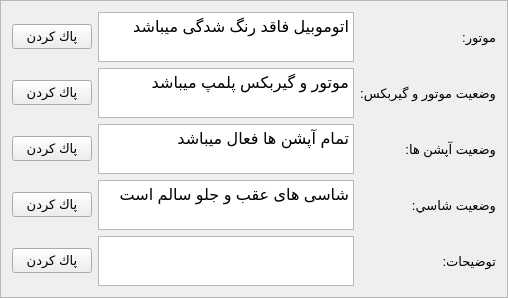
        <widget class="QFrame" name="frame_6">
         <property name="maximumSize">
          <size>
           <width>16777215</width>
           <height>500</height>
          </size>
         </property>
         <property name="frameShape">
          <enum>QFrame::StyledPanel</enum>
         </property>
         <property name="frameShadow">
          <enum>QFrame::Raised</enum>
         </property>
         <layout class="QGridLayout" name="gridLayout_2">
          <item row="0" column="2">
           <widget class="QLabel" name="label_13">
            <property name="font">
             <font>
              <pointsize>10</pointsize>
             </font>
            </property>
            <property name="text">
             <string>موتور:</string>
            </property>
           </widget>
          </item>
          <item row="2" column="1">
           <widget class="QTextEdit" name="OptionTxt">
            <property name="maximumSize">
             <size>
              <width>16777215</width>
              <height>50</height>
             </size>
            </property>
            <property name="palette">
             <palette>
              <active>
               <colorrole role="Button">
                <brush brushstyle="SolidPattern">
                 <color alpha="255">
                  <red>240</red>
                  <green>217</green>
                  <blue>200</blue>
                 </color>
                </brush>
               </colorrole>
              </active>
              <inactive>
               <colorrole role="Button">
                <brush brushstyle="SolidPattern">
                 <color alpha="255">
                  <red>240</red>
                  <green>217</green>
                  <blue>200</blue>
                 </color>
                </brush>
               </colorrole>
              </inactive>
              <disabled>
               <colorrole role="Button">
                <brush brushstyle="SolidPattern">
                 <color alpha="255">
                  <red>240</red>
                  <green>217</green>
                  <blue>200</blue>
                 </color>
                </brush>
               </colorrole>
              </disabled>
             </palette>
            </property>
            <property name="font">
             <font>
              <pointsize>12</pointsize>
             </font>
            </property>
            <property name="html">
             <string>&lt;!DOCTYPE HTML PUBLIC &quot;-//W3C//DTD HTML 4.0//EN&quot; &quot;http://www.w3.org/TR/REC-html40/strict.dtd&quot;&gt;
&lt;html&gt;&lt;head&gt;&lt;meta name=&quot;qrichtext&quot; content=&quot;1&quot; /&gt;&lt;style type=&quot;text/css&quot;&gt;
p, li { white-space: pre-wrap; }
&lt;/style&gt;&lt;/head&gt;&lt;body style=&quot; font-family:'MS Shell Dlg 2'; font-size:12pt; font-weight:400; font-style:normal;&quot;&gt;
&lt;p align=&quot;right&quot; style=&quot; margin-top:0px; margin-bottom:0px; margin-left:0px; margin-right:0px; -qt-block-indent:0; text-indent:0px;&quot;&gt;تمام آپشن ها فعال میباشد&lt;/p&gt;&lt;/body&gt;&lt;/html&gt;</string>
            </property>
           </widget>
          </item>
          <item row="0" column="0">
           <widget class="QPushButton" name="RemoveCarColorCondBtn">
            <property name="font">
             <font>
              <pointsize>10</pointsize>
             </font>
            </property>
            <property name="text">
             <string>پاك كردن</string>
            </property>
           </widget>
          </item>
          <item row="3" column="1">
           <widget class="QTextEdit" name="ShasiCondTxt">
            <property name="maximumSize">
             <size>
              <width>16777215</width>
              <height>50</height>
             </size>
            </property>
            <property name="palette">
             <palette>
              <active>
               <colorrole role="Button">
                <brush brushstyle="SolidPattern">
                 <color alpha="255">
                  <red>240</red>
                  <green>217</green>
                  <blue>200</blue>
                 </color>
                </brush>
               </colorrole>
              </active>
              <inactive>
               <colorrole role="Button">
                <brush brushstyle="SolidPattern">
                 <color alpha="255">
                  <red>240</red>
                  <green>217</green>
                  <blue>200</blue>
                 </color>
                </brush>
               </colorrole>
              </inactive>
              <disabled>
               <colorrole role="Button">
                <brush brushstyle="SolidPattern">
                 <color alpha="255">
                  <red>240</red>
                  <green>217</green>
                  <blue>200</blue>
                 </color>
                </brush>
               </colorrole>
              </disabled>
             </palette>
            </property>
            <property name="font">
             <font>
              <pointsize>12</pointsize>
             </font>
            </property>
            <property name="html">
             <string>&lt;!DOCTYPE HTML PUBLIC &quot;-//W3C//DTD HTML 4.0//EN&quot; &quot;http://www.w3.org/TR/REC-html40/strict.dtd&quot;&gt;
&lt;html&gt;&lt;head&gt;&lt;meta name=&quot;qrichtext&quot; content=&quot;1&quot; /&gt;&lt;style type=&quot;text/css&quot;&gt;
p, li { white-space: pre-wrap; }
&lt;/style&gt;&lt;/head&gt;&lt;body style=&quot; font-family:'MS Shell Dlg 2'; font-size:12pt; font-weight:400; font-style:normal;&quot;&gt;
&lt;p align=&quot;right&quot; style=&quot; margin-top:0px; margin-bottom:0px; margin-left:0px; margin-right:0px; -qt-block-indent:0; text-indent:0px;&quot;&gt;شاسی های عقب و جلو سالم است&lt;/p&gt;&lt;/body&gt;&lt;/html&gt;</string>
            </property>
           </widget>
          </item>
          <item row="2" column="0">
           <widget class="QPushButton" name="RemoveOptionBtn">
            <property name="font">
             <font>
              <pointsize>10</pointsize>
             </font>
            </property>
            <property name="text">
             <string>پاك كردن</string>
            </property>
           </widget>
          </item>
          <item row="3" column="0">
           <widget class="QPushButton" name="RemoveShasiCondBtn">
            <property name="font">
             <font>
              <pointsize>10</pointsize>
             </font>
            </property>
            <property name="text">
             <string>پاك كردن</string>
            </property>
           </widget>
          </item>
          <item row="0" column="1">
           <widget class="QTextEdit" name="CarColorCondTxt">
            <property name="maximumSize">
             <size>
              <width>16777215</width>
              <height>50</height>
             </size>
            </property>
            <property name="palette">
             <palette>
              <active>
               <colorrole role="Button">
                <brush brushstyle="SolidPattern">
                 <color alpha="255">
                  <red>240</red>
                  <green>217</green>
                  <blue>200</blue>
                 </color>
                </brush>
               </colorrole>
              </active>
              <inactive>
               <colorrole role="Button">
                <brush brushstyle="SolidPattern">
                 <color alpha="255">
                  <red>240</red>
                  <green>217</green>
                  <blue>200</blue>
                 </color>
                </brush>
               </colorrole>
              </inactive>
              <disabled>
               <colorrole role="Button">
                <brush brushstyle="SolidPattern">
                 <color alpha="255">
                  <red>240</red>
                  <green>217</green>
                  <blue>200</blue>
                 </color>
                </brush>
               </colorrole>
              </disabled>
             </palette>
            </property>
            <property name="font">
             <font>
              <pointsize>12</pointsize>
             </font>
            </property>
            <property name="html">
             <string>&lt;!DOCTYPE HTML PUBLIC &quot;-//W3C//DTD HTML 4.0//EN&quot; &quot;http://www.w3.org/TR/REC-html40/strict.dtd&quot;&gt;
&lt;html&gt;&lt;head&gt;&lt;meta name=&quot;qrichtext&quot; content=&quot;1&quot; /&gt;&lt;style type=&quot;text/css&quot;&gt;
p, li { white-space: pre-wrap; }
&lt;/style&gt;&lt;/head&gt;&lt;body style=&quot; font-family:'MS Shell Dlg 2'; font-size:12pt; font-weight:400; font-style:normal;&quot;&gt;
&lt;p align=&quot;right&quot; style=&quot; margin-top:0px; margin-bottom:0px; margin-left:0px; margin-right:0px; -qt-block-indent:0; text-indent:0px;&quot;&gt;اتوموبیل فاقد رنگ شدگی میباشد&lt;/p&gt;&lt;/body&gt;&lt;/html&gt;</string>
            </property>
           </widget>
          </item>
          <item row="1" column="1">
           <widget class="QTextEdit" name="GirboxCondTxt">
            <property name="maximumSize">
             <size>
              <width>16777215</width>
              <height>50</height>
             </size>
            </property>
            <property name="palette">
             <palette>
              <active>
               <colorrole role="Button">
                <brush brushstyle="SolidPattern">
                 <color alpha="255">
                  <red>240</red>
                  <green>217</green>
                  <blue>200</blue>
                 </color>
                </brush>
               </colorrole>
              </active>
              <inactive>
               <colorrole role="Button">
                <brush brushstyle="SolidPattern">
                 <color alpha="255">
                  <red>240</red>
                  <green>217</green>
                  <blue>200</blue>
                 </color>
                </brush>
               </colorrole>
              </inactive>
              <disabled>
               <colorrole role="Button">
                <brush brushstyle="SolidPattern">
                 <color alpha="255">
                  <red>240</red>
                  <green>217</green>
                  <blue>200</blue>
                 </color>
                </brush>
               </colorrole>
              </disabled>
             </palette>
            </property>
            <property name="font">
             <font>
              <pointsize>12</pointsize>
             </font>
            </property>
            <property name="html">
             <string>&lt;!DOCTYPE HTML PUBLIC &quot;-//W3C//DTD HTML 4.0//EN&quot; &quot;http://www.w3.org/TR/REC-html40/strict.dtd&quot;&gt;
&lt;html&gt;&lt;head&gt;&lt;meta name=&quot;qrichtext&quot; content=&quot;1&quot; /&gt;&lt;style type=&quot;text/css&quot;&gt;
p, li { white-space: pre-wrap; }
&lt;/style&gt;&lt;/head&gt;&lt;body style=&quot; font-family:'MS Shell Dlg 2'; font-size:12pt; font-weight:400; font-style:normal;&quot;&gt;
&lt;p align=&quot;right&quot; style=&quot; margin-top:0px; margin-bottom:0px; margin-left:0px; margin-right:0px; -qt-block-indent:0; text-indent:0px;&quot;&gt;موتور و گیربکس پلمپ میباشد&lt;/p&gt;&lt;/body&gt;&lt;/html&gt;</string>
            </property>
           </widget>
          </item>
          <item row="2" column="2">
           <widget class="QLabel" name="label_15">
            <property name="font">
             <font>
              <pointsize>10</pointsize>
             </font>
            </property>
            <property name="text">
             <string>وضعيت آپشن ها:</string>
            </property>
           </widget>
          </item>
          <item row="5" column="0">
           <widget class="QPushButton" name="RemoveInfBtn">
            <property name="font">
             <font>
              <pointsize>10</pointsize>
             </font>
            </property>
            <property name="text">
             <string>پاك كردن</string>
            </property>
           </widget>
          </item>
          <item row="1" column="0">
           <widget class="QPushButton" name="RemoveGirboxCondBtn">
            <property name="font">
             <font>
              <pointsize>10</pointsize>
             </font>
            </property>
            <property name="text">
             <string>پاك كردن</string>
            </property>
           </widget>
          </item>
          <item row="5" column="2">
           <widget class="QLabel" name="label_17">
            <property name="font">
             <font>
              <pointsize>10</pointsize>
             </font>
            </property>
            <property name="text">
             <string>توضيحات:</string>
            </property>
           </widget>
          </item>
          <item row="3" column="2">
           <widget class="QLabel" name="label_16">
            <property name="font">
             <font>
              <pointsize>10</pointsize>
             </font>
            </property>
            <property name="text">
             <string>وضعيت شاسي:</string>
            </property>
           </widget>
          </item>
          <item row="1" column="2">
           <widget class="QLabel" name="label_14">
            <property name="font">
             <font>
              <pointsize>10</pointsize>
             </font>
            </property>
            <property name="text">
             <string>وضعيت موتور و گيربكس:</string>
            </property>
           </widget>
          </item>
          <item row="5" column="1">
           <widget class="QTextEdit" name="InfTxt">
            <property name="maximumSize">
             <size>
              <width>16777215</width>
              <height>50</height>
             </size>
            </property>
            <property name="palette">
             <palette>
              <active>
               <colorrole role="Button">
                <brush brushstyle="SolidPattern">
                 <color alpha="255">
                  <red>240</red>
                  <green>217</green>
                  <blue>200</blue>
                 </color>
                </brush>
               </colorrole>
              </active>
              <inactive>
               <colorrole role="Button">
                <brush brushstyle="SolidPattern">
                 <color alpha="255">
                  <red>240</red>
                  <green>217</green>
                  <blue>200</blue>
                 </color>
                </brush>
               </colorrole>
              </inactive>
              <disabled>
               <colorrole role="Button">
                <brush brushstyle="SolidPattern">
                 <color alpha="255">
                  <red>240</red>
                  <green>217</green>
                  <blue>200</blue>
                 </color>
                </brush>
               </colorrole>
              </disabled>
             </palette>
            </property>
            <property name="font">
             <font>
              <pointsize>12</pointsize>
             </font>
            </property>
            <property name="html">
             <string>&lt;!DOCTYPE HTML PUBLIC &quot;-//W3C//DTD HTML 4.0//EN&quot; &quot;http://www.w3.org/TR/REC-html40/strict.dtd&quot;&gt;
&lt;html&gt;&lt;head&gt;&lt;meta name=&quot;qrichtext&quot; content=&quot;1&quot; /&gt;&lt;style type=&quot;text/css&quot;&gt;
p, li { white-space: pre-wrap; }
&lt;/style&gt;&lt;/head&gt;&lt;body style=&quot; font-family:'MS Shell Dlg 2'; font-size:12pt; font-weight:400; font-style:normal;&quot;&gt;
&lt;p align=&quot;right&quot; style=&quot;-qt-paragraph-type:empty; margin-top:0px; margin-bottom:0px; margin-left:0px; margin-right:0px; -qt-block-indent:0; text-indent:0px;&quot;&gt;&lt;br /&gt;&lt;/p&gt;&lt;/body&gt;&lt;/html&gt;</string>
            </property>
           </widget>
          </item>
         </layout>
        </widget>
